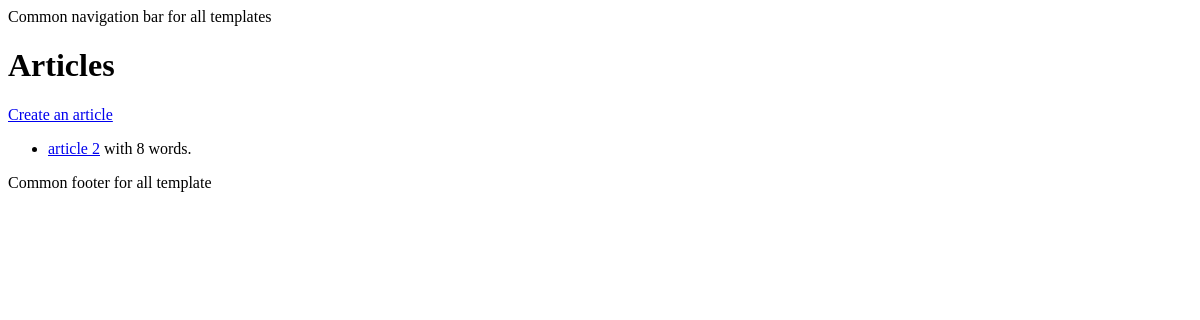
/articles/, run on an earlier commit of the app's database.
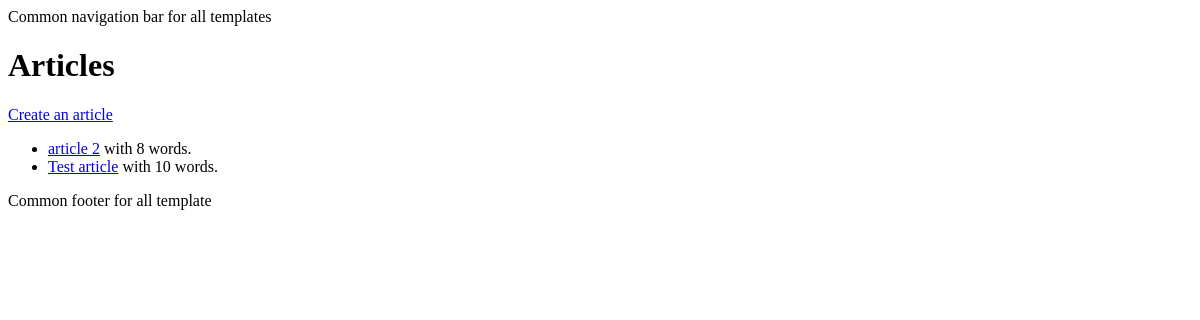
And on a later commit of the database.
### app/models.py (models this page shows, shortened)
class Article(models.Model):
    title = models.CharField(max_length=100)
    content = models.TextField(blank=True, default="")
    word_count = models.IntegerField(blank=True, default="")
    twitter_post = models.TextField(blank=True, default="")
    status = models.CharField(
        max_length=20,
        choices= ARTICLE_STATUS,
        default="draft"
    )
    created_at = models.DateTimeField(auto_now_add=True)
    updated_at = models.DateTimeField(auto_now=True)

### app/views.py (the view)
# urls.py: path("", ArticleListView.as_view(), name="home"),
class ArticleListView(ListView):
    template_name = "app/home.html"
    model = Article
    context_object_name = "articles"

### templates/app/home.html
{% extends "app/base.html" %}
{% block content %}
    <h1>Articles</h1>
    <a href="{% url 'create_article' %}">Create an article</a>
    {% if articles  %}
        <ul>
        {% for article in articles %}
            <li> <a href="{% url 'update_article' pk=article.id %}">{{ article.title }}</a> with {{ article.word_count }} word{{ article.word_count | pluralize}}.</li>
        {% endfor %}
        </ul>
    {% else %}
        <p>You have no articles yet</p>
    {% endif %}
{% endblock content %}

What changed in the data, as far as the page shows it:
added Article: title "Test article", word_count "10", word_count|pluralize "s"
